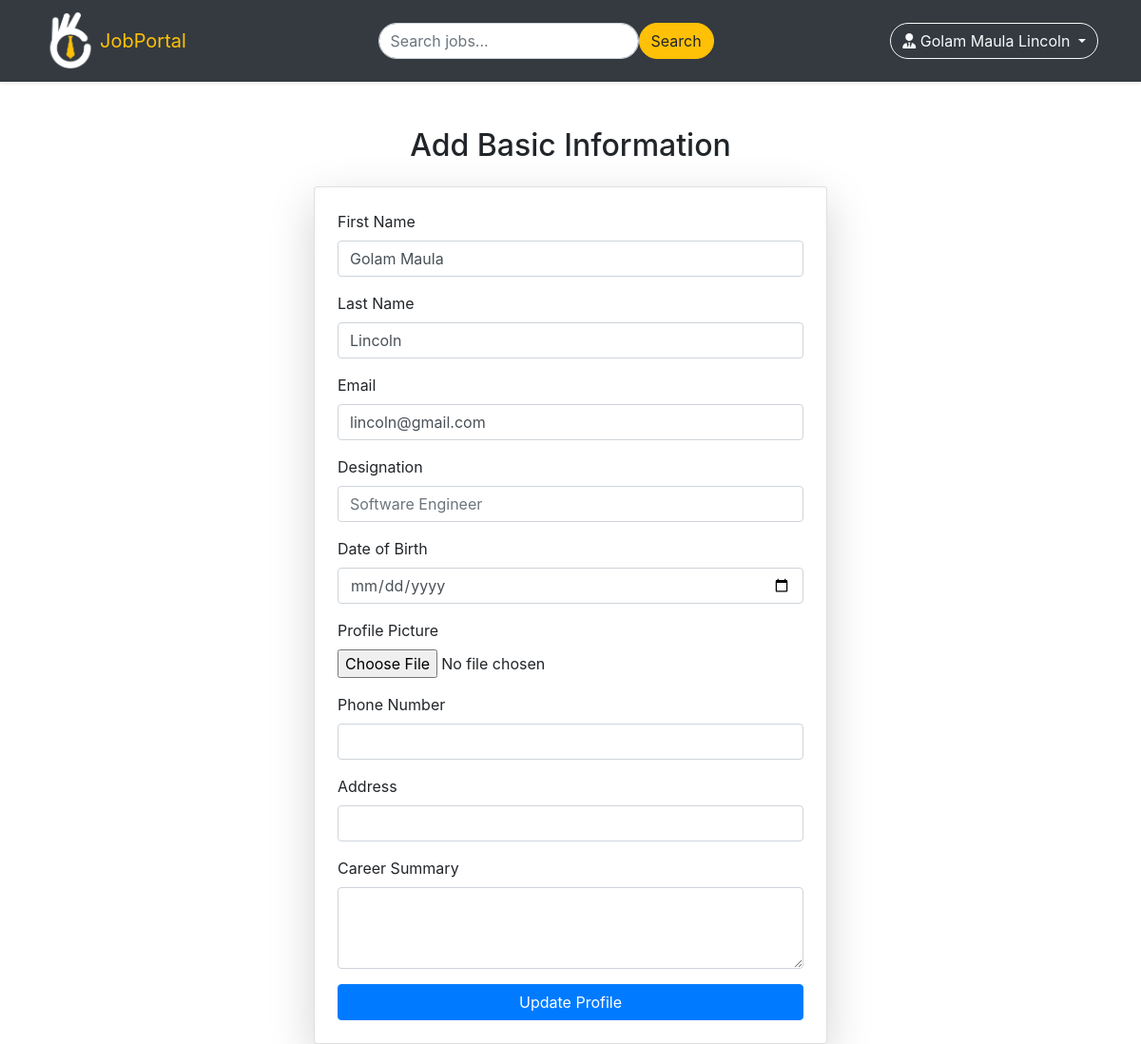
Page /createResume/ (signed in) on the committed database.
### myApp/models.py (models this page shows, shortened)
class Custom_User(AbstractUser):
    USER = [
        ('seeker', 'Job Seeker'),
        ('recruiter', 'Recruiter')
    ]
    user_type = models.CharField(choices=USER, max_length=40, null=True)

### myProject/views.py (the view)
# urls.py: path('createResume/', createResume, name='createResume'),
@login_required
def createResume(req):
    current_user = req.user
    if req.user.user_type == 'seeker':
        if req.method == 'POST':
            resume_instance, created = Resume_Model.objects.get_or_create(user=current_user)
            resume_instance.designation = req.POST.get('designation')
            resume_instance.date_of_birth = req.POST.get('dob')
            if resume_instance.profile_pic:
                resume_instance.profile_pic = resume_instance.profile_pic
            else:
                resume_instance.profile_pic = req.FILES.get('profile_picture')
            resume_instance.contact_number = req.POST.get('phone')
            resume_instance.address = req.POST.get('address')
            resume_instance.career_summary = req.POST.get('career_summary')
            resume_instance.save()
            current_user.first_name = req.POST.get('firstName')
            current_user.last_name = req.POST.get('lastName')
            current_user.email = req.POST.get('email')
            current_user.save()
            messages.success(req,'Basic info updated successfully!')
            return redirect('previewResume')
    else:
        messages.warning(req,'You are not authorized to access this page!')
        return redirect('createResume')
    return render(req, 'job_seeker/create-resume.html')

### templates/job_seeker/create-resume.html (shortened to what this page needs)
{% extends 'common/master.html' %}
{% block body %}
<div class="container mt-5">
    {% if basic_info %}
    <h2 class="text-center mb-4">Update Basic Information</h2>
    {% else %}
    <h2 class="text-center mb-4">Add Basic Information</h2>
    {% endif %}
    <div class="row justify-content-center">
        <div class="col-md-6">
            <div class="card shadow-lg p-4">
                <form method="POST" action="" enctype="multipart/form-data">
                    <div class="form-group">
                        <label for="firstName">First Name</label>
                        <input type="text" class="form-control" id="firstName" name="firstName"
                            value="{{user.first_name}}" required>
                    </div>
                    <div class="form-group">
                        <label for="lastName">Last Name</label>
                        <input type="text" class="form-control" id="lastName" name="lastName"
                            value="{{user.last_name}}" required>
                    </div>
                    <div class="form-group">
                        <label for="email">Email</label>
                        <input type="email" class="form-control" id="email" name="email" value="{{user.email}}"
                            required>
                    </div>
                    <div class="form-group">
                        <label for="designation">Designation</label>
                        <input type="text" class="form-control" id="designation" name="designation"
                            placeholder="Software Engineer" value="{{basic_info.designation}}" required>
                    </div>
                    <div class="form-group">
                        <label for="dob">Date of Birth</label>
                        <input type="date" class="form-control" id="dob" name="dob"
                            value="{{basic_info.date_of_birth|date:'Y-m-d'}}" required>
                    </div>
                    <div class="form-group">
                        <label for="profilePicture">Profile Picture</label>
                        <input type="file" class="form-control-file" id="profilePicture" name="profile_picture">
                    </div>
                    <div class="form-group">
                        <label for="phone">Phone Number</label>
                        <input type="tel" class="form-control" id="phone" name="phone"
                            value="{{basic_info.contact_number}}" required>
                    </div>
                    <div class="form-group">
                        <label for="address">Address</label>
                        <input type="text" class="form-control" id="address" value="{{basic_info.address}}"
                            name="address" required>
                    </div>
                    <div class="form-group">
                        <label for="careerSummary">Career Summary</label>
                        <textarea class="form-control" id="careerSummary" name="career_summary"
                            value="{{basic_info.career_summary}}" rows="3"
                            required>{{basic_info.career_summary}}</textarea>
                    </div>
                    <button type="submit" class="btn btn-primary btn-block">Update Profile</button>
                </form>
            </div>
        </div>
    </div>
</div>
{% endblock body %}

### templates/includes/navbar.html (shortened to what this page needs)
{% load static %}
<nav class="navbar navbar-expand-lg navbar-dark bg-dark shadow-sm">
    <div class="container">
        <a class="navbar-brand fix-logo" href="{% url 'homePage' %}">
            <img src="{% static 'img/logo.png' %}" alt="JobPortal" width="60" height="60"
                class="d-inline-block align-text-top">
            <span class="text-warning">JobPortal</span>
        </a>
        <div class="collapse navbar-collapse" id="navbarNav">
            <ul class="navbar-nav mx-auto">
                <li class="nav-item">
                    <form class="d-flex">
                        <input class="form-control me-2 rounded-pill" type="search" placeholder="Search jobs..."
                            aria-label="Search">
                        <button class="btn btn-warning rounded-pill" type="submit">Search</button>
                    </form>
                </li>
            </ul>
            {% if user.is_authenticated %}
            <div class="dropdown">
                <button class="btn btn-outline-light dropdown-toggle rounded-pill" type="button" id="dropdownMenuButton"
                    data-bs-toggle="dropdown" aria-expanded="false">
                    <i class="fa-solid fa-user-tie"></i> {{ user.get_full_name }}
                </button>
            </div>
            {% else %}
            <div class="d-flex">
                <a class="btn btn-warning rounded-pill me-2 mr-2" href="{% url 'loginPage' %}">Login</a>
                <a class="btn btn-warning rounded-pill" href="{% url 'registerPage' %}"> Sign Up</a>
            </div>
            {% endif %}
        </div>
    </div>
</nav>

### static/css/style.css (style rules this page uses)
.fix-logo { display: flex; justify-content: center; align-items: center; }

### rows in the picture
Custom_User: get_full_name "Golam Maula Lincoln", firstName "Golam Maula", lastName "Lincoln", email "lincoln@gmail.com"
